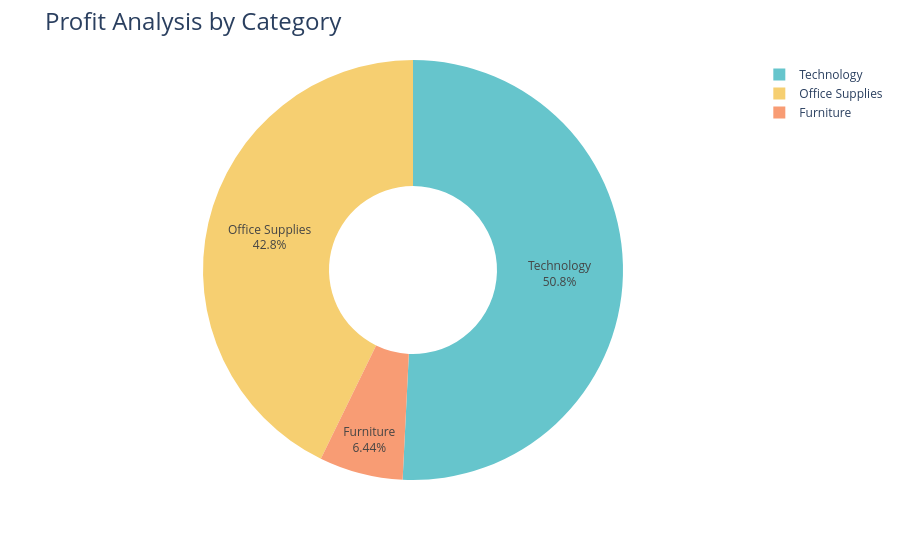

The notebook cell saved with this chart:
### Markdown cell above
# Profit Analysis by Category

### Code cell
profit_by_category = df.groupby('Category')['Profit'].sum().reset_index()

fig = px.pie(profit_by_category, 
             values='Profit', 
             names='Category', 
             hole=0.4, 
             color_discrete_sequence=px.colors.qualitative.Pastel)

fig.update_traces(textposition='inside', textinfo='percent+label')
fig.update_layout(title_text='Profit Analysis by Category', title_font=dict(size=24))

fig.show()

### Figure 1 — Plotly figure (JSON) as saved in the notebook; plotly's stock layout.template omitted (floating-point values rounded to 4 significant figures)
{"data": [{"domain": {"x": [0, 1], "y": [0, 1]}, "hole": 0.4, "hovertemplate": "Category=%{label}<br>Profit=%{value}<extra></extra>", "labels": ["Furniture", "Office Supplies", "Technology"], "legendgroup": "", "name": "", "showlegend": true, "textinfo": "percent+label", "textposition": "inside", "type": "pie", "values": [18450.0, 122500.0, 145500.0]}], "layout": {"autosize": true, "legend": {"tracegroupgap": 0}, "margin": {"t": 60}, "piecolorway": ["rgb(102, 197, 204)", "rgb(246, 207, 113)", "rgb(248, 156, 116)", "rgb(220, 176, 242)", "rgb(135, 197, 95)", "rgb(158, 185, 243)", "rgb(254, 136, 177)", "rgb(201, 219, 116)", "rgb(139, 224, 164)", "rgb(180, 151, 231)", "rgb(179, 179, 179)"], "title": {"font": {"size": 24}, "text": "Profit Analysis by Category"}}}
